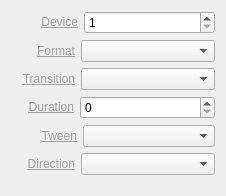
<?xml version="1.0" encoding="UTF-8"?>
<ui version="4.0">
 <class>InspectorDeckLinkInputWidget</class>
 <widget class="QWidget" name="InspectorDeckLinkInputWidget">
  <property name="geometry">
   <rect>
    <x>0</x>
    <y>0</y>
    <width>226</width>
    <height>196</height>
   </rect>
  </property>
  <property name="sizePolicy">
   <sizepolicy hsizetype="Expanding" vsizetype="Preferred">
    <horstretch>0</horstretch>
    <verstretch>0</verstretch>
   </sizepolicy>
  </property>
  <layout class="QVBoxLayout" name="verticalLayout">
   <item>
    <layout class="QHBoxLayout" name="horizontalLayoutDevice">
     <item>
      <spacer name="horizontalSpacerDevice">
       <property name="orientation">
        <enum>Qt::Horizontal</enum>
       </property>
       <property name="sizeType">
        <enum>QSizePolicy::Fixed</enum>
       </property>
       <property name="sizeHint" stdset="0">
        <size>
         <width>30</width>
         <height>20</height>
        </size>
       </property>
      </spacer>
     </item>
     <item>
      <widget class="QLabel" name="labelDevice">
       <property name="text">
        <string>&lt;a href=&quot;Device&quot; style=&quot;color: #A0A0A0;&quot;&gt;Device&lt;/a&gt;</string>
       </property>
       <property name="alignment">
        <set>Qt::AlignRight|Qt::AlignTrailing|Qt::AlignVCenter</set>
       </property>
      </widget>
     </item>
     <item>
      <widget class="QSpinBox" name="spinBoxDevice">
       <property name="sizePolicy">
        <sizepolicy hsizetype="Expanding" vsizetype="Fixed">
         <horstretch>0</horstretch>
         <verstretch>0</verstretch>
        </sizepolicy>
       </property>
       <property name="minimum">
        <number>1</number>
       </property>
      </widget>
     </item>
    </layout>
   </item>
   <item>
    <layout class="QHBoxLayout" name="horizontalLayoutFormat">
     <item>
      <spacer name="horizontalSpacerFormat">
       <property name="orientation">
        <enum>Qt::Horizontal</enum>
       </property>
       <property name="sizeType">
        <enum>QSizePolicy::Fixed</enum>
       </property>
       <property name="sizeHint" stdset="0">
        <size>
         <width>25</width>
         <height>20</height>
        </size>
       </property>
      </spacer>
     </item>
     <item>
      <widget class="QLabel" name="labelFormat">
       <property name="text">
        <string>&lt;a href=&quot;Format&quot; style=&quot;color: #A0A0A0;&quot;&gt;Format&lt;/a&gt;</string>
       </property>
       <property name="alignment">
        <set>Qt::AlignRight|Qt::AlignTrailing|Qt::AlignVCenter</set>
       </property>
      </widget>
     </item>
     <item>
      <widget class="QComboBox" name="comboBoxFormat">
       <property name="sizePolicy">
        <sizepolicy hsizetype="Expanding" vsizetype="Fixed">
         <horstretch>0</horstretch>
         <verstretch>0</verstretch>
        </sizepolicy>
       </property>
      </widget>
     </item>
    </layout>
   </item>
   <item>
    <layout class="QHBoxLayout" name="horizontalLayoutTransition">
     <item>
      <spacer name="horizontalSpacerTransition">
       <property name="orientation">
        <enum>Qt::Horizontal</enum>
       </property>
       <property name="sizeType">
        <enum>QSizePolicy::Fixed</enum>
       </property>
       <property name="sizeHint" stdset="0">
        <size>
         <width>11</width>
         <height>20</height>
        </size>
       </property>
      </spacer>
     </item>
     <item>
      <widget class="QLabel" name="labelTransition">
       <property name="text">
        <string>&lt;a href=&quot;Transition&quot; style=&quot;color: #A0A0A0;&quot;&gt;Transition&lt;/a&gt;</string>
       </property>
       <property name="alignment">
        <set>Qt::AlignRight|Qt::AlignTrailing|Qt::AlignVCenter</set>
       </property>
      </widget>
     </item>
     <item>
      <widget class="QComboBox" name="comboBoxTransition">
       <property name="sizePolicy">
        <sizepolicy hsizetype="Expanding" vsizetype="Fixed">
         <horstretch>0</horstretch>
         <verstretch>0</verstretch>
        </sizepolicy>
       </property>
      </widget>
     </item>
    </layout>
   </item>
   <item>
    <layout class="QHBoxLayout" name="horizontalLayoutDuration">
     <item>
      <spacer name="horizontalSpacerDuration">
       <property name="orientation">
        <enum>Qt::Horizontal</enum>
       </property>
       <property name="sizeType">
        <enum>QSizePolicy::Fixed</enum>
       </property>
       <property name="sizeHint" stdset="0">
        <size>
         <width>17</width>
         <height>20</height>
        </size>
       </property>
      </spacer>
     </item>
     <item>
      <widget class="QLabel" name="labelDuration">
       <property name="text">
        <string>&lt;a href=&quot;Duration&quot; style=&quot;color: #A0A0A0;&quot;&gt;Duration&lt;/a&gt;</string>
       </property>
       <property name="alignment">
        <set>Qt::AlignRight|Qt::AlignTrailing|Qt::AlignVCenter</set>
       </property>
      </widget>
     </item>
     <item>
      <widget class="QSpinBox" name="spinBoxDuration">
       <property name="sizePolicy">
        <sizepolicy hsizetype="Expanding" vsizetype="Fixed">
         <horstretch>0</horstretch>
         <verstretch>0</verstretch>
        </sizepolicy>
       </property>
       <property name="maximum">
        <number>999</number>
       </property>
      </widget>
     </item>
    </layout>
   </item>
   <item>
    <layout class="QHBoxLayout" name="horizontalLayoutTween">
     <item>
      <spacer name="horizontalSpacerTween">
       <property name="orientation">
        <enum>Qt::Horizontal</enum>
       </property>
       <property name="sizeType">
        <enum>QSizePolicy::Fixed</enum>
       </property>
       <property name="sizeHint" stdset="0">
        <size>
         <width>30</width>
         <height>20</height>
        </size>
       </property>
      </spacer>
     </item>
     <item>
      <widget class="QLabel" name="labelTween">
       <property name="text">
        <string>&lt;a href=&quot;Tween&quot; style=&quot;color: #A0A0A0;&quot;&gt;Tween&lt;/a&gt;</string>
       </property>
       <property name="alignment">
        <set>Qt::AlignRight|Qt::AlignTrailing|Qt::AlignVCenter</set>
       </property>
      </widget>
     </item>
     <item>
      <widget class="QComboBox" name="comboBoxTween">
       <property name="sizePolicy">
        <sizepolicy hsizetype="Expanding" vsizetype="Fixed">
         <horstretch>0</horstretch>
         <verstretch>0</verstretch>
        </sizepolicy>
       </property>
      </widget>
     </item>
    </layout>
   </item>
   <item>
    <layout class="QHBoxLayout" name="horizontalLayoutDirection">
     <item>
      <spacer name="horizontalSpacerDirection">
       <property name="orientation">
        <enum>Qt::Horizontal</enum>
       </property>
       <property name="sizeType">
        <enum>QSizePolicy::Fixed</enum>
       </property>
       <property name="sizeHint" stdset="0">
        <size>
         <width>16</width>
         <height>20</height>
        </size>
       </property>
      </spacer>
     </item>
     <item>
      <widget class="QLabel" name="labelDirection">
       <property name="text">
        <string>&lt;a href=&quot;Direction&quot; style=&quot;color: #A0A0A0;&quot;&gt;Direction&lt;/a&gt;</string>
       </property>
       <property name="alignment">
        <set>Qt::AlignRight|Qt::AlignTrailing|Qt::AlignVCenter</set>
       </property>
      </widget>
     </item>
     <item>
      <widget class="QComboBox" name="comboBoxDirection">
       <property name="sizePolicy">
        <sizepolicy hsizetype="Expanding" vsizetype="Fixed">
         <horstretch>0</horstretch>
         <verstretch>0</verstretch>
        </sizepolicy>
       </property>
      </widget>
     </item>
    </layout>
   </item>
   <item>
    <spacer name="verticalSpacerMedia">
     <property name="orientation">
      <enum>Qt::Vertical</enum>
     </property>
     <property name="sizeType">
      <enum>QSizePolicy::Fixed</enum>
     </property>
     <property name="sizeHint" stdset="0">
      <size>
       <width>20</width>
       <height>10</height>
      </size>
     </property>
    </spacer>
   </item>
  </layout>
 </widget>
 <resources/>
 <connections>
  <connection>
   <sender>labelDevice</sender>
   <signal>linkActivated(QString)</signal>
   <receiver>InspectorDeckLinkInputWidget</receiver>
   <slot>resetDevice(QString)</slot>
   <hints>
    <hint type="sourcelabel">
     <x>56</x>
     <y>18</y>
    </hint>
    <hint type="destinationlabel">
     <x>0</x>
     <y>20</y>
    </hint>
   </hints>
  </connection>
  <connection>
   <sender>labelFormat</sender>
   <signal>linkActivated(QString)</signal>
   <receiver>InspectorDeckLinkInputWidget</receiver>
   <slot>resetFormat(QString)</slot>
   <hints>
    <hint type="sourcelabel">
     <x>51</x>
     <y>51</y>
    </hint>
    <hint type="destinationlabel">
     <x>1</x>
     <y>51</y>
    </hint>
   </hints>
  </connection>
  <connection>
   <sender>spinBoxDevice</sender>
   <signal>valueChanged(int)</signal>
   <receiver>InspectorDeckLinkInputWidget</receiver>
   <slot>deviceChanged(int)</slot>
   <hints>
    <hint type="sourcelabel">
     <x>169</x>
     <y>20</y>
    </hint>
    <hint type="destinationlabel">
     <x>194</x>
     <y>19</y>
    </hint>
   </hints>
  </connection>
  <connection>
   <sender>comboBoxFormat</sender>
   <signal>currentIndexChanged(QString)</signal>
   <receiver>InspectorDeckLinkInputWidget</receiver>
   <slot>formatChanged(QString)</slot>
   <hints>
    <hint type="sourcelabel">
     <x>174</x>
     <y>45</y>
    </hint>
    <hint type="destinationlabel">
     <x>191</x>
     <y>48</y>
    </hint>
   </hints>
  </connection>
  <connection>
   <sender>labelTransition</sender>
   <signal>linkActivated(QString)</signal>
   <receiver>InspectorDeckLinkInputWidget</receiver>
   <slot>resetTransition(QString)</slot>
   <hints>
    <hint type="sourcelabel">
     <x>60</x>
     <y>77</y>
    </hint>
    <hint type="destinationlabel">
     <x>-4</x>
     <y>77</y>
    </hint>
   </hints>
  </connection>
  <connection>
   <sender>comboBoxTransition</sender>
   <signal>currentIndexChanged(QString)</signal>
   <receiver>InspectorDeckLinkInputWidget</receiver>
   <slot>transitionChanged(QString)</slot>
   <hints>
    <hint type="sourcelabel">
     <x>204</x>
     <y>77</y>
    </hint>
    <hint type="destinationlabel">
     <x>228</x>
     <y>73</y>
    </hint>
   </hints>
  </connection>
  <connection>
   <sender>labelDuration</sender>
   <signal>linkActivated(QString)</signal>
   <receiver>InspectorDeckLinkInputWidget</receiver>
   <slot>resetDuration(QString)</slot>
   <hints>
    <hint type="sourcelabel">
     <x>47</x>
     <y>111</y>
    </hint>
    <hint type="destinationlabel">
     <x>5</x>
     <y>110</y>
    </hint>
   </hints>
  </connection>
  <connection>
   <sender>spinBoxDuration</sender>
   <signal>valueChanged(int)</signal>
   <receiver>InspectorDeckLinkInputWidget</receiver>
   <slot>durationChanged(int)</slot>
   <hints>
    <hint type="sourcelabel">
     <x>197</x>
     <y>109</y>
    </hint>
    <hint type="destinationlabel">
     <x>231</x>
     <y>108</y>
    </hint>
   </hints>
  </connection>
  <connection>
   <sender>labelTween</sender>
   <signal>linkActivated(QString)</signal>
   <receiver>InspectorDeckLinkInputWidget</receiver>
   <slot>resetTween(QString)</slot>
   <hints>
    <hint type="sourcelabel">
     <x>61</x>
     <y>137</y>
    </hint>
    <hint type="destinationlabel">
     <x>2</x>
     <y>140</y>
    </hint>
   </hints>
  </connection>
  <connection>
   <sender>comboBoxTween</sender>
   <signal>currentIndexChanged(QString)</signal>
   <receiver>InspectorDeckLinkInputWidget</receiver>
   <slot>tweenChanged(QString)</slot>
   <hints>
    <hint type="sourcelabel">
     <x>193</x>
     <y>135</y>
    </hint>
    <hint type="destinationlabel">
     <x>232</x>
     <y>137</y>
    </hint>
   </hints>
  </connection>
  <connection>
   <sender>labelDirection</sender>
   <signal>linkActivated(QString)</signal>
   <receiver>InspectorDeckLinkInputWidget</receiver>
   <slot>resetDirection(QString)</slot>
   <hints>
    <hint type="sourcelabel">
     <x>59</x>
     <y>161</y>
    </hint>
    <hint type="destinationlabel">
     <x>3</x>
     <y>166</y>
    </hint>
   </hints>
  </connection>
  <connection>
   <sender>comboBoxDirection</sender>
   <signal>currentIndexChanged(QString)</signal>
   <receiver>InspectorDeckLinkInputWidget</receiver>
   <slot>directionChanged(QString)</slot>
   <hints>
    <hint type="sourcelabel">
     <x>196</x>
     <y>159</y>
    </hint>
    <hint type="destinationlabel">
     <x>226</x>
     <y>162</y>
    </hint>
   </hints>
  </connection>
 </connections>
 <slots>
  <slot>formatChanged(QString)</slot>
  <slot>deviceChanged(int)</slot>
  <slot>resetDevice(QString)</slot>
  <slot>resetFormat(QString)</slot>
  <slot>resetTransition(QString)</slot>
  <slot>transitionChanged(QString)</slot>
  <slot>resetDuration(QString)</slot>
  <slot>durationChanged(int)</slot>
  <slot>resetTween(QString)</slot>
  <slot>tweenChanged(QString)</slot>
  <slot>resetDirection(QString)</slot>
  <slot>directionChanged(QString)</slot>
 </slots>
</ui>
